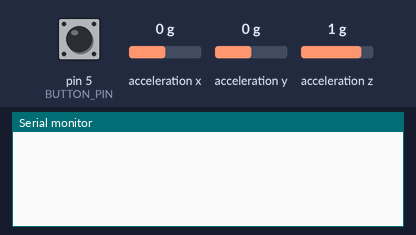
Recording of a sketch running on a simulated Arduino Uno, built with avr-gcc and run on an emulated ATmega328P. Parts: the last lines printed to the serial monitor. Wiring (inferred from the names in the program): ADXL345 accelerometer at I2C address 0x53. Inputs (shaded band) come from the test bench; at power-on: pin 5 (BUTTON_PIN) LOW, acceleration x 0 g, acceleration y 0 g, acceleration z 1 g.

Above: at 1.2 s.
1.3 s: pin 5 (BUTTON_PIN) pulled HIGH for 0.15 s
At 2.5 s:
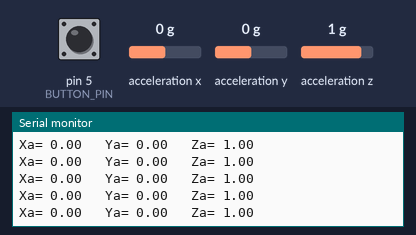
2.9 s: pin 5 (BUTTON_PIN) driven HIGH
5.9 s: acceleration x set to -1.4 g
At 6.8 s:
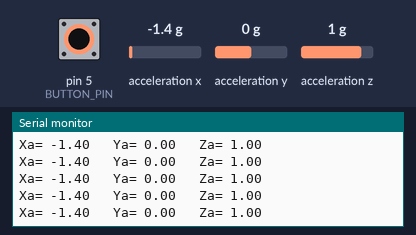
8.9 s: acceleration y set to -1.4 g
At 9.8 s:
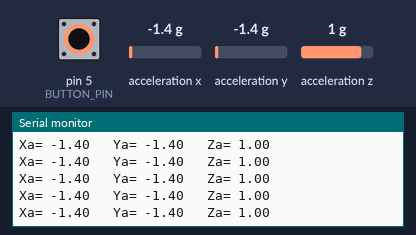
11.9 s: acceleration z set to -1.4 g
At 12.4 s:
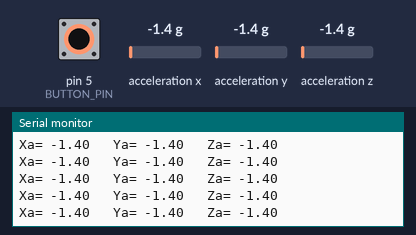

The sketch:

Magic_Wand_Sketch.ino
```cpp
#include <Wire.h>  // Wire library - used for I2C communication

int ADXL345 = 0x53; // The ADXL345 sensor I2C address

float X_out, Y_out, Z_out;  // Outputs
const int BUTTON_PIN = 5;

void setup() {
  Serial.begin(9600); // Initiate serial communication for printing the results on the Serial monitor
  pinMode(BUTTON_PIN, INPUT);

  Wire.begin(); // Initiate the Wire library
  // Set ADXL345 in measuring mode
  Wire.beginTransmission(ADXL345); // Start communicating with the device
  Wire.write(0x2D); // Access/ talk to POWER_CTL Register - 0x2D
  // Enable measurement
  Wire.write(8); // (8dec -> 0000 1000 binary) Bit D3 High for measuring enable
  Wire.endTransmission();
  delay(10);

}

void loop() {

  int clickState = digitalRead(BUTTON_PIN);

  if (clickState == HIGH)
  {
      // === Read acceleromter data === //
      Wire.beginTransmission(ADXL345);

      Wire.write(0x32); // Start with register 0x32 (ACCEL_XOUT_H)
      Wire.endTransmission(false);
      Wire.requestFrom(ADXL345, 6, true); // Read 6 registers total, each axis value is stored in 2 registers
      X_out = ( Wire.read()| Wire.read() << 8); // X-axis value
      X_out = X_out/256; //For a range of +-2g, we need to divide the raw values by 256, according to the datasheet
      Y_out = ( Wire.read()| Wire.read() << 8); // Y-axis value
      Y_out = Y_out/256;
      Z_out = ( Wire.read()| Wire.read() << 8); // Z-axis value
      Z_out = Z_out/256;

      Serial.print("Xa= ");
      Serial.print(X_out);
      Serial.print("   Ya= ");
      Serial.print(Y_out);
      Serial.print("   Za= ");
      Serial.println(Z_out);

  }
  else {
    Wire.endTransmission(true);
  }

  // === Read acceleromter data === //
  // Wire.beginTransmission(ADXL345);
  // Wire.write(0x32); // Start with register 0x32 (ACCEL_XOUT_H)
  // Wire.endTransmission(false);
  // Wire.requestFrom(ADXL345, 6, true); // Read 6 registers total, each axis value is stored in 2 registers
  // X_out = ( Wire.read()| Wire.read() << 8); // X-axis value
  // X_out = X_out/256; //For a range of +-2g, we need to divide the raw values by 256, according to the datasheet
  // Y_out = ( Wire.read()| Wire.read() << 8); // Y-axis value
  // Y_out = Y_out/256;
  // Z_out = ( Wire.read()| Wire.read() << 8); // Z-axis value
  // Z_out = Z_out/256;

  // Serial.print("Xa= ");
  // Serial.print(X_out);
  // Serial.print("   Ya= ");
  // Serial.print(Y_out);
  // Serial.print("   Za= ");
  // Serial.println(Z_out);
}
```

Measured:
- after the input at 1.3 s, the serial monitor: prints a new line at once (image 1)
- after the input at 5.9 s, the serial monitor: prints a new line after 0.10 s (image 2)
- after the input at 8.9 s, the serial monitor: prints a new line after 0.08 s (image 3)
- after the input at 11.9 s, the serial monitor: prints a new line after 0.09 s (image 4)
